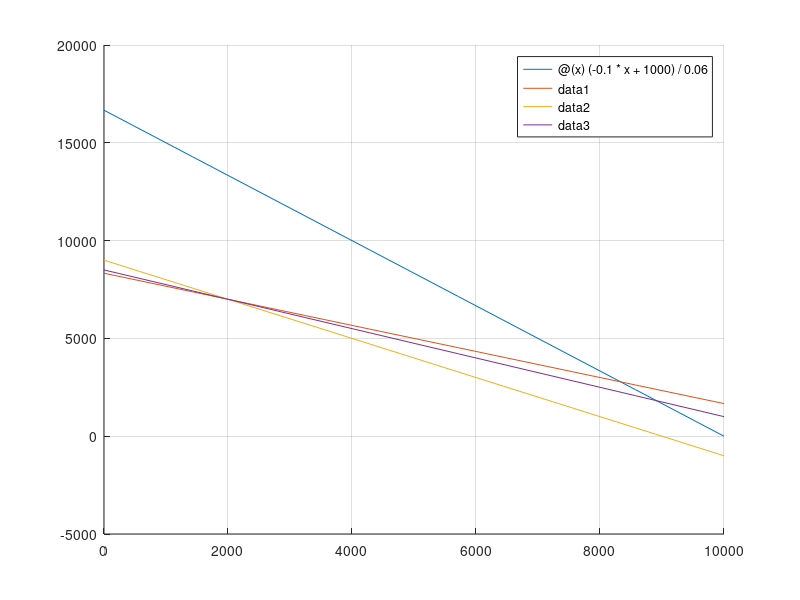

Write MATLAB code to recreate this figure.
figure ('Name','Bauer','NumberTitle', 'Off')
hold on
grid on
fplot(@(x) (-0.1*x+1000)/0.06, [0,10000])
fplot(@(x) (500-0.04*x)/0.06,[0, 10000])
fplot(@(x) 9000-x,[0,10000])
fplot(@(x) (3740-0.33*x)/0.44,[0,10000])

